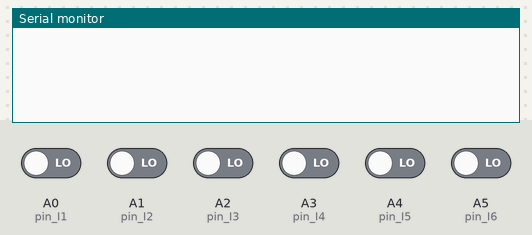
This sketch was run on a simulated Arduino Nano, built with avr-gcc and run on an emulated ATmega328P. On the bench: the last lines printed to the serial monitor. The test bench sets the inputs (shaded band); at power-on: A0 (pin_I1), A1 (pin_I2), A2 (pin_I3), A3 (pin_I4), A4 (pin_I5), A5 (pin_I6) LOW.

Above: at 1.2 s.
1.3 s: A0 (pin_I1) driven HIGH
At 2.5 s:
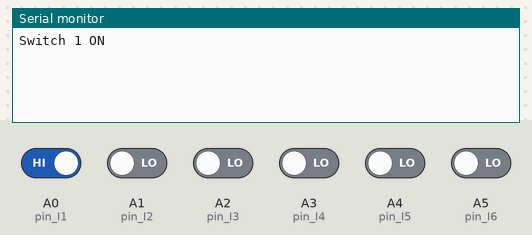
2.8 s: A0 (pin_I1) driven LOW
At 3.6 s:
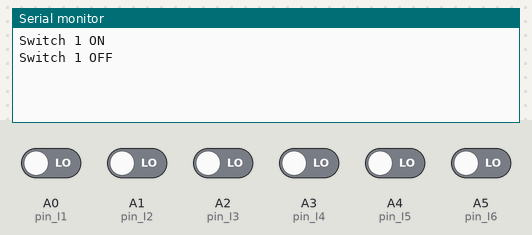
4.3 s: A1 (pin_I2) driven HIGH
At 4.8 s:
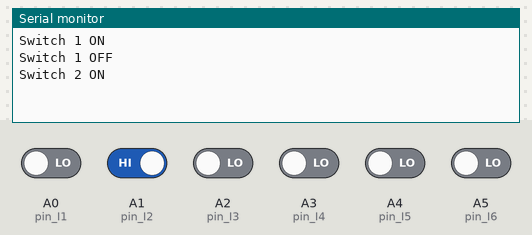
5.8 s: A2 (pin_I3) driven HIGH
At 7.0 s:
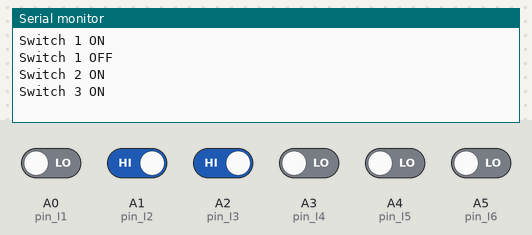
7.3 s: A3 (pin_I4) driven HIGH
At 8.2 s:
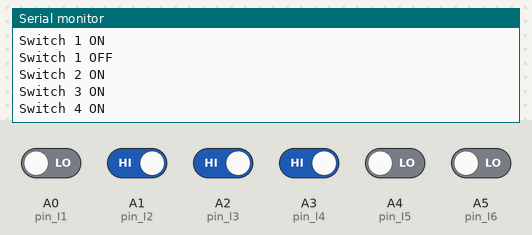
8.8 s: A4 (pin_I5) driven HIGH
At 9.4 s:
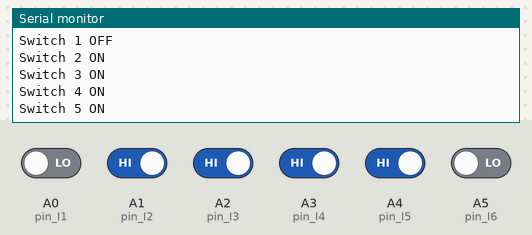
Timing chart, 0 to 11.3 s (numbered marks = the images above; inputs shaded):
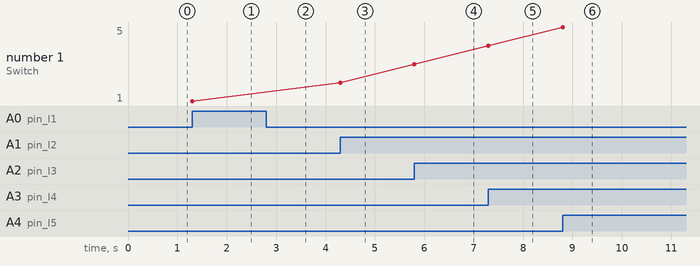

The sketch:

7_DIN_All.ino
```cpp
#define pin_I1 A0
#define pin_I2 A1
#define pin_I3 A2
#define pin_I4 A3
#define pin_I5 A4
#define pin_I6 A5
#define pin_I7 A6
#define pin_I8 A7

int pins[] = { pin_I1, pin_I2, pin_I3, pin_I4, pin_I5, pin_I6, pin_I7, pin_I8 };

void setup() {
  // put your setup code here, to run once:

  Serial.begin(9600);
}

bool stateSwitch[] = { false, false, false, false, false, false, false, false };

void loop() {
  // put your main code here, to run repeatedly:

  for (int i = 0; i <= 7; i++) {
    if (stateSwitch[i] == 0) {
      if (digitalRead(pins[i]) == 1) {
        ON_function(i);
        stateSwitch[i] = 1;
      }
    } else {
      if (digitalRead(pins[i]) == 0) {
        OFF_function(i);
        stateSwitch[i] = 0;
      }
    }
  }
}

void ON_function(int n) {
  Serial.print("Switch ");
  Serial.print(n+1);
  Serial.println(" ON");
}

void OFF_function(int n) {
  Serial.print("Switch ");
  Serial.print(n+1);
  Serial.println(" OFF");
}
```

Measured:
- after the input at 1.3 s, the serial monitor: prints a new line at once (image 1)
- after the input at 2.8 s, the serial monitor: prints a new line at once (image 2)
- after the input at 4.3 s, the serial monitor: prints a new line at once (image 3)
- after the input at 5.8 s, the serial monitor: prints a new line at once (image 4)
- after the input at 7.3 s, the serial monitor: prints a new line at once (image 5)
- after the input at 8.8 s, the serial monitor: prints a new line at once (image 6)
- plotted number 1: 1 → 2 after the input at 4.3 s, 2 → 3 after the input at 5.8 s, 3 → 4 after the input at 7.3 s, 4 → 5 after the input at 8.8 s
